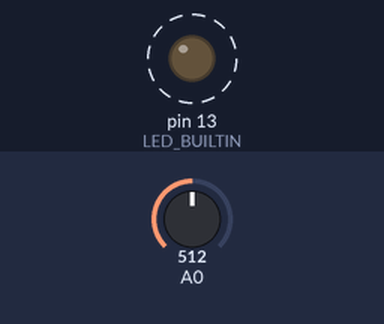
The sketch below on a simulated Arduino Uno, built with avr-gcc and run on an emulated ATmega328P. Parts: output pins drawn as LEDs (lit = HIGH). Dashed ring = blinking. The inputs (shaded band) are chosen by the test bench; at power-on: A0 = 512.

Above: at 1.8 s.
1.9 s: A0 set to 0
At 2.4 s:
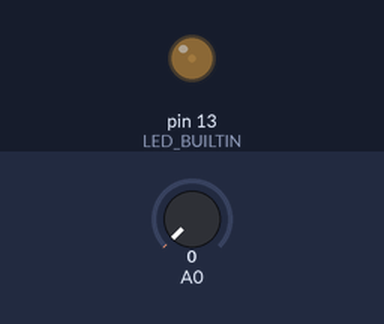
3.6 s: A0 set to 122
At 3.9 s:
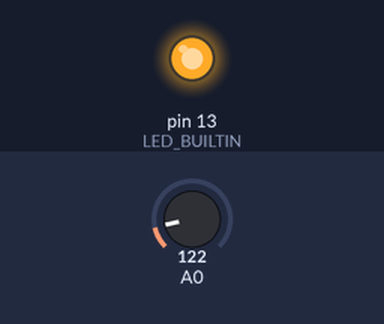
Timing chart, 0 to 13.1 s (numbered marks = the images above; inputs shaded):
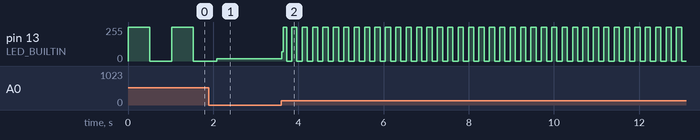

The sketch:

project3_ledwithpotentiometer1.ino
```cpp
// C++ code
//
int value = 0;

void setup()
{
  pinMode(A0, INPUT);
  pinMode(LED_BUILTIN, OUTPUT);
}

void loop()
{
  value = analogRead(A0);
  digitalWrite(LED_BUILTIN, HIGH);
  delay(value); // Wait for value millisecond(s)
  digitalWrite(LED_BUILTIN, LOW);
  delay(value); // Wait for value millisecond(s)
}
```

Measured:
- after the input at 3.6 s, pin 13 (LED_BUILTIN): 16/255 → 68/255 at once, then moves between 0/255 and 255/255, repeating every 0.24 s
- by itself, pin 13 (LED_BUILTIN): alternates 255/255 for 0.51 s and 0/255 for 0.51 s
